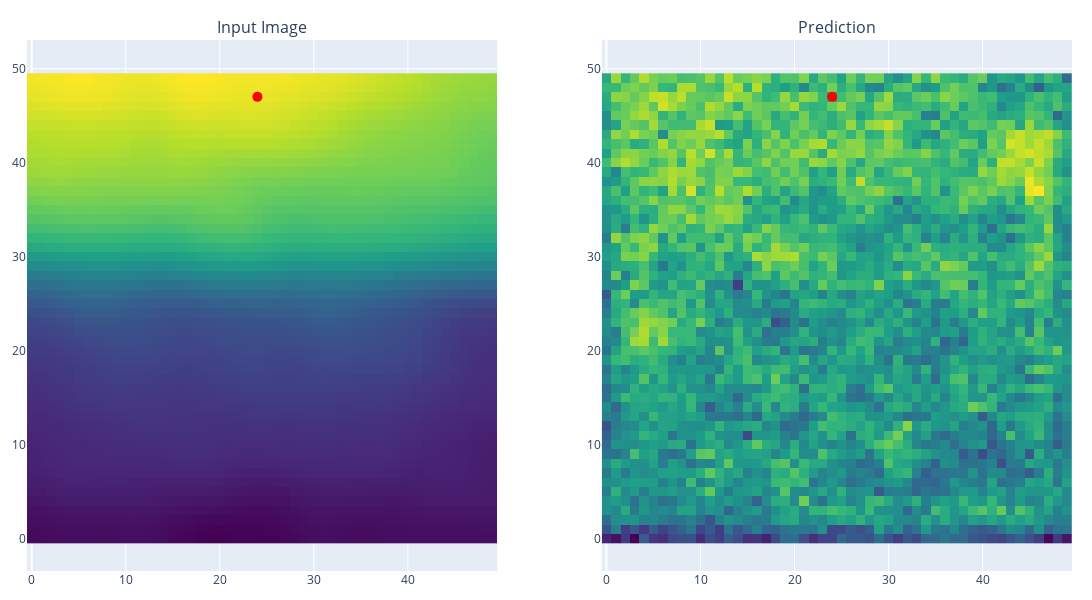
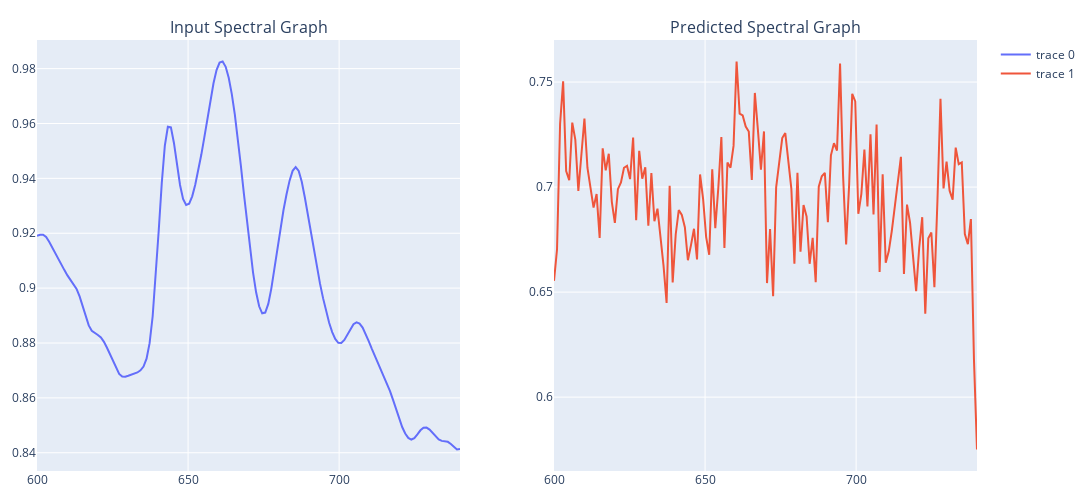

These figures' notebook cell, in order:
### Code cell
# Create new inference visualizations
fig_images, fig_spectra = visualize_inference(model, test_sample[0], train_image_viz, energy_range, 24, 36)

# Display updated plots
fig_images.show()
fig_spectra.show()

### Figure 1 — Plotly figure (JSON) as saved in the notebook; plotly's stock layout.template omitted (floating-point values rounded to 4 significant figures; data arrays with more than 128 entries replaced by an {"elided": "..."} marker saying what was removed)
{"data": [{"colorscale": [[0, "#440154"], [0.1111, "#482878"], [0.2222, "#3e4989"], [0.3333, "#31688e"], [0.4444, "#26828e"], [0.5556, "#1f9e89"], [0.6667, "#35b779"], [0.7778, "#6ece58"], [0.8889, "#b5de2b"], [1, "#fde725"]], "showscale": false, "type": "heatmap", "xaxis": "x", "yaxis": "y", "z": {"elided": "50x50 float values"}}, {"marker": {"color": "red", "size": 10}, "mode": "markers", "showlegend": false, "type": "scatter", "x": [24], "xaxis": "x", "y": [47], "yaxis": "y"}, {"colorscale": [[0, "#440154"], [0.1111, "#482878"], [0.2222, "#3e4989"], [0.3333, "#31688e"], [0.4444, "#26828e"], [0.5556, "#1f9e89"], [0.6667, "#35b779"], [0.7778, "#6ece58"], [0.8889, "#b5de2b"], [1, "#fde725"]], "showscale": false, "type": "heatmap", "xaxis": "x2", "yaxis": "y2", "z": {"elided": "50x50 float values"}}, {"marker": {"color": "red", "size": 10}, "mode": "markers", "showlegend": false, "type": "scatter", "x": [24], "xaxis": "x2", "y": [47], "yaxis": "y2"}], "layout": {"annotations": [{"font": {"size": 16}, "showarrow": false, "text": "Input Image", "x": 0.225, "xanchor": "center", "xref": "paper", "y": 1, "yanchor": "bottom", "yref": "paper"}, {"font": {"size": 16}, "showarrow": false, "text": "Prediction", "x": 0.775, "xanchor": "center", "xref": "paper", "y": 1, "yanchor": "bottom", "yref": "paper"}], "height": 600, "margin": {"b": 20, "l": 20, "r": 20, "t": 40}, "width": 1200, "xaxis": {"anchor": "y", "domain": [0, 0.45]}, "xaxis2": {"anchor": "y2", "domain": [0.55, 1]}, "yaxis": {"anchor": "x", "domain": [0, 1], "scaleanchor": "x", "scaleratio": 1}, "yaxis2": {"anchor": "x2", "domain": [0, 1], "scaleanchor": "x2", "scaleratio": 1}}}

### Figure 2 — Plotly figure (JSON) as saved in the notebook; plotly's stock layout.template omitted (floating-point values rounded to 4 significant figures; data arrays with more than 128 entries replaced by an {"elided": "..."} marker saying what was removed)
{"data": [{"type": "scatter", "x": {"elided": "140 float values"}, "xaxis": "x", "y": {"elided": "140 float values"}, "yaxis": "y"}, {"type": "scatter", "x": {"elided": "140 float values"}, "xaxis": "x2", "y": {"elided": "140 float values"}, "yaxis": "y2"}], "layout": {"annotations": [{"font": {"size": 16}, "showarrow": false, "text": "Input Spectral Graph", "x": 0.225, "xanchor": "center", "xref": "paper", "y": 1, "yanchor": "bottom", "yref": "paper"}, {"font": {"size": 16}, "showarrow": false, "text": "Predicted Spectral Graph", "x": 0.775, "xanchor": "center", "xref": "paper", "y": 1, "yanchor": "bottom", "yref": "paper"}], "height": 500, "margin": {"b": 20, "l": 20, "r": 20, "t": 40}, "width": 1200, "xaxis": {"anchor": "y", "domain": [0, 0.45]}, "xaxis2": {"anchor": "y2", "domain": [0.55, 1]}, "yaxis": {"anchor": "x", "domain": [0, 1]}, "yaxis2": {"anchor": "x2", "domain": [0, 1]}}}
